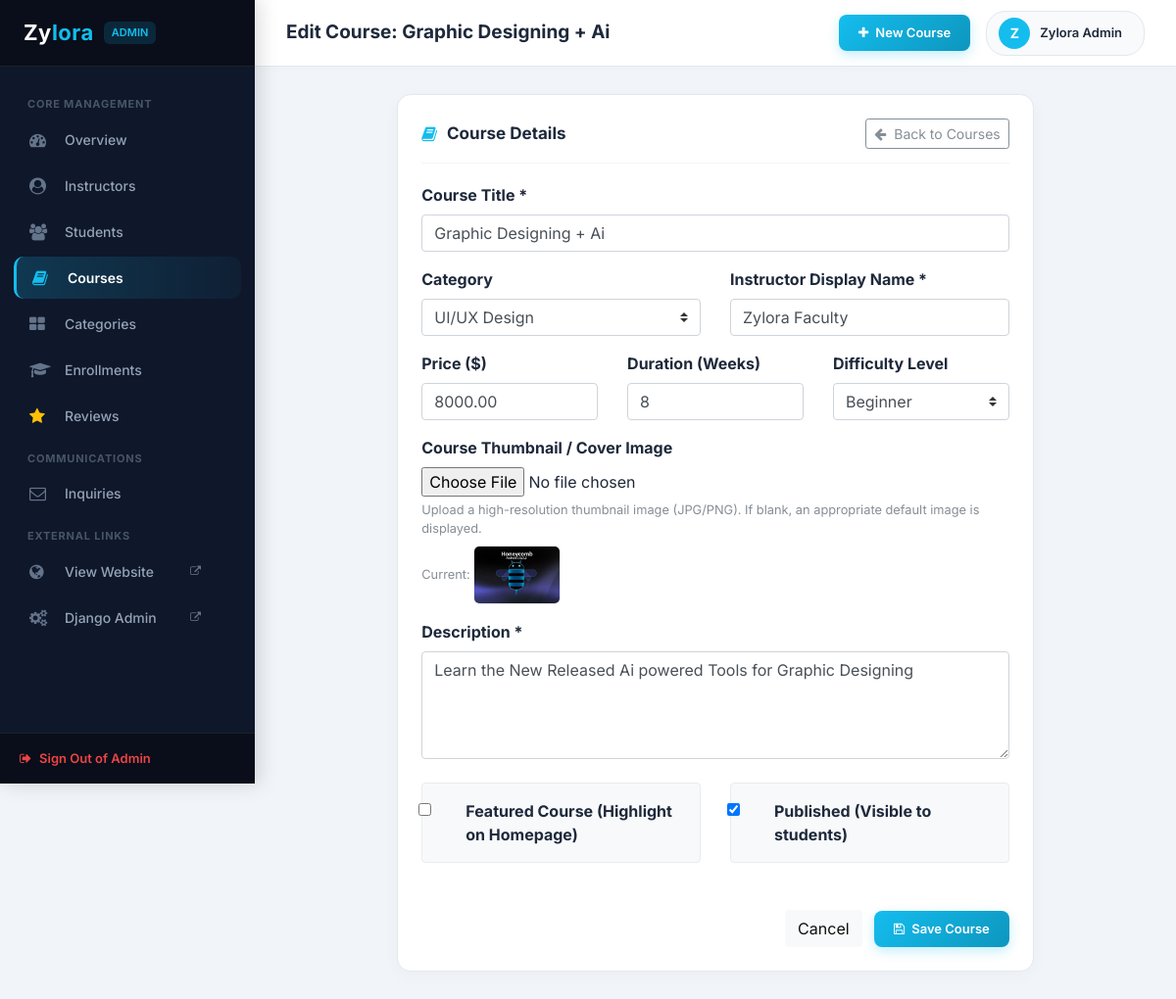
The page /admin-panel/courses/8/edit/ (signed in) on the database its author committed.
### backend/models.py (models this page shows, shortened)
class Course(models.Model):
    LEVEL_CHOICES = [
        ('Beginner', 'Beginner'),
        ('Intermediate', 'Intermediate'),
        ('Advanced', 'Advanced'),
    ]
    title = models.CharField(max_length=200)
    slug = models.SlugField(max_length=220, unique=True, blank=True)
    category = models.ForeignKey(Category, on_delete=models.SET_NULL, null=True, blank=True, related_name='courses')
    instructor = models.ForeignKey(User, on_delete=models.SET_NULL, null=True, blank=True, related_name='instructed_courses')
    instructor_name = models.CharField(max_length=150, default='Zylora Faculty')
    price = models.DecimalField(max_digits=8, decimal_places=2, default=0.00)
    image = models.ImageField(upload_to='courses/', blank=True, null=True)
    description = models.TextField()
    duration_weeks = models.PositiveIntegerField(default=8, help_text='Course duration in weeks')
    level = models.CharField(max_length=20, choices=LEVEL_CHOICES, default='Beginner')
    is_featured = models.BooleanField(default=False)
    is_published = models.BooleanField(default=True)
    created_at = models.DateTimeField(auto_now_add=True)
    updated_at = models.DateTimeField(auto_now=True)
    class Meta:
        ordering = ['-created_at']

### backend/views.py (the view)
# urls.py: path('courses/<int:course_id>/edit/', views.course_edit, name='course_edit'),
@user_passes_test(is_admin_user, login_url='backend:admin_login')
def course_edit(request, course_id):
    course = get_object_or_404(Course, id=course_id)
    if not request.user.is_superuser and course.instructor != request.user:
        messages.error(request, "Permission denied. You can only modify your own courses.")
        return redirect('backend:courses_list')
    if request.method == 'POST':
        form = CourseForm(request.POST, request.FILES, instance=course)
        if form.is_valid():
            updated_course = form.save(commit=False)
            if not request.user.is_superuser:
                updated_course.instructor = request.user
                updated_course.instructor_name = request.user.get_full_name() or request.user.username
            updated_course.save()
            messages.success(request, f"Course '{course.title}' was updated successfully!")
            return redirect('backend:courses_list')
    else:
        form = CourseForm(instance=course)
    return render(request, 'backend/course_form.html', {'form': form, 'course': course, 'title': f'Edit Course: {course.title}'})

### backend/models.py (called while the page is built)
    def __str__(self):
        return self.name

### backend/views.py (called while the page is built)
def is_admin_user(user):
    return user.is_authenticated and (user.is_staff or user.is_superuser)

### backend/templates/backend/course_form.html (shortened to what this page needs)
{% extends 'backend/base_admin.html' %}
{% block page_title %}{{ title }}{% endblock %}
{% block admin_content %}
<div class="row">
	<div class="col-lg-9 mx-auto">
		<div class="dash_panel">
			<div class="dash_panel_header">
				<h3 class="dash_panel_title"><i class="fa fa-book"></i> Course Details</h3>
				<a href="{% url 'backend:courses_list' %}" class="btn btn-outline-secondary btn-sm">
					<i class="fa fa-arrow-left mr-1"></i> Back to Courses
				</a>
			</div>
			<form method="post" enctype="multipart/form-data">
				<div class="form-group mb-3">
					<label class="font-weight-bold">Course Title *</label>
					{{ form.title }}
				</div>
				<div class="row">
					<div class="col-md-6 form-group mb-3">
						<label class="font-weight-bold">Category</label>
						{{ form.category }}
					</div>
					<div class="col-md-6 form-group mb-3">
						<label class="font-weight-bold">Instructor Display Name *</label>
						{{ form.instructor_name }}
					</div>
				</div>
				<div class="row">
					<div class="col-md-4 form-group mb-3">
						<label class="font-weight-bold">Price ($)</label>
						{{ form.price }}
					</div>
					<div class="col-md-4 form-group mb-3">
						<label class="font-weight-bold">Duration (Weeks)</label>
						{{ form.duration_weeks }}
					</div>
					<div class="col-md-4 form-group mb-3">
						<label class="font-weight-bold">Difficulty Level</label>
						{{ form.level }}
					</div>
				</div>
				<div class="form-group mb-3">
					<label class="font-weight-bold">Course Thumbnail / Cover Image</label>
					{{ form.image }}
					<small class="form-text text-muted">Upload a high-resolution thumbnail image (JPG/PNG). If blank, an appropriate default image is displayed.</small>
					{% if course and course.image %}
					<div class="mt-2">
						<span class="text-muted small">Current: </span>
						<img src="{{ course.image.url }}" alt="Thumbnail" style="height: 60px; border-radius: 6px;" class="border">
					</div>
					{% endif %}
				</div>
				<div class="form-group mb-4">
					<label class="font-weight-bold">Description *</label>
					{{ form.description }}
				</div>
				<div class="row mb-4">
					<div class="col-md-6">
						<div class="form-check p-3 bg-light rounded border">
							{{ form.is_featured }}
							<label class="form-check-label font-weight-bold ml-2" for="id_is_featured">
								Featured Course (Highlight on Homepage)
							</label>
						</div>
					</div>
					<div class="col-md-6">
						<div class="form-check p-3 bg-light rounded border">
							{{ form.is_published }}
							<label class="form-check-label font-weight-bold ml-2" for="id_is_published">
								Published (Visible to students)
							</label>
						</div>
					</div>
				</div>
				<div class="border-top pt-3 text-right">
					<a href="{% url 'backend:courses_list' %}" class="btn btn-light mr-2">Cancel</a>
					<button type="submit" class="btn_admin_primary">
						<i class="fa fa-save"></i> Save Course
					</button>
				</div>
			</form>
		</div>
	</div>
</div>
{% endblock %}

### backend/templates/backend/base_admin.html (shortened to what this page needs)
{% load static %}
<!DOCTYPE html>
<html lang="en">
<head>
<link rel="stylesheet" type="text/css" href="{% static 'frontend/styles/bootstrap4/bootstrap.min.css' %}">
<link href="{% static 'frontend/plugins/font-awesome-4.7.0/css/font-awesome.min.css' %}" rel="stylesheet" type="text/css">
</head>
<body>
<aside class="admin_sidebar">
	<div class="sidebar_brand">
		<a href="{% url 'backend:dashboard' %}">Zy<span>lora</span></a>
		<span class="badge_admin">{% if request.user.is_superuser %}Admin{% else %}Instructor{% endif %}</span>
	</div>
	<ul class="sidebar_menu">
		<div class="menu_heading">Core Management</div>
		<li class="sidebar_item">
			<a href="{% url 'backend:dashboard' %}" class="sidebar_link {% if request.resolver_match.url_name == 'dashboard' %}active{% endif %}">
				<i class="fa fa-dashboard"></i> Overview
			</a>
		</li>
		{% if request.user.is_superuser %}
		<li class="sidebar_item">
			<a href="{% url 'backend:instructors_list' %}" class="sidebar_link {% if request.resolver_match.url_name in 'instructors_list,instructor_create' %}active{% endif %}">
				<i class="fa fa-user-circle"></i> Instructors
			</a>
		</li>
		{% endif %}
		<li class="sidebar_item">
			<a href="{% url 'backend:students_list' %}" class="sidebar_link {% if request.resolver_match.url_name in 'students_list,student_edit' %}active{% endif %}">
				<i class="fa fa-users"></i> Students
			</a>
		</li>
		<li class="sidebar_item">
			<a href="{% url 'backend:courses_list' %}" class="sidebar_link {% if request.resolver_match.url_name in 'courses_list,course_create,course_edit,course_lessons,lesson_create,lesson_edit' %}active{% endif %}">
				<i class="fa fa-book"></i> Courses
			</a>
		</li>
		<li class="sidebar_item">
			<a href="{% url 'backend:categories_list' %}" class="sidebar_link {% if request.resolver_match.url_name in 'categories_list,category_create,category_edit' %}active{% endif %}">
				<i class="fa fa-th-large"></i> Categories
			</a>
		</li>
		<li class="sidebar_item">
			<a href="{% url 'backend:enrollments_list' %}" class="sidebar_link {% if request.resolver_match.url_name in 'enrollments_list,enrollment_detail' %}active{% endif %}">
				<i class="fa fa-graduation-cap"></i> Enrollments
			</a>
		</li>
		<li class="sidebar_item">
			<a href="{% url 'backend:reviews_list' %}" class="sidebar_link {% if request.resolver_match.url_name == 'reviews_list' %}active{% endif %}">
				<i class="fa fa-star text-warning"></i> Reviews
			</a>
		</li>
		<div class="menu_heading">Communications</div>
		<li class="sidebar_item">
			<a href="{% url 'backend:messages_list' %}" class="sidebar_link {% if request.resolver_match.url_name == 'messages_list' %}active{% endif %}">
				<i class="fa fa-envelope-o"></i> Inquiries
			</a>
		</li>
		<div class="menu_heading">External Links</div>
		<li class="sidebar_item">
			<a href="{% url 'frontend:index' %}" target="_blank" class="sidebar_link">
				<i class="fa fa-globe"></i> View Website <i class="fa fa-external-link ml-auto" style="font-size: 11px;"></i>
			</a>
		</li>
		<li class="sidebar_item">
			<a href="/admin/" target="_blank" class="sidebar_link">
				<i class="fa fa-cogs"></i> Django Admin <i class="fa fa-external-link ml-auto" style="font-size: 11px;"></i>
			</a>
		</li>
	</ul>
	<div class="sidebar_footer">
		<a href="{% url 'backend:admin_logout' %}" style="color: #ef4444; font-size: 13px; font-weight: 600; text-decoration: none; display: flex; align-items: center;">
			<i class="fa fa-sign-out mr-2"></i> Sign Out of Admin
		</a>
	</div>
</aside>
<header class="admin_topbar">
	<div class="topbar_left">
		<h1>{% block page_title %}Admin Dashboard{% endblock %}</h1>
	</div>
	<div class="topbar_right">
		<a href="{% url 'backend:course_create' %}" class="btn_admin_primary mr-3">
			<i class="fa fa-plus"></i> New Course
		</a>
		<div class="admin_user_pill">
			<div class="admin_avatar">
				{{ request.user.first_name|first|default:request.user.username|first|upper }}
			</div>
			<div class="admin_user_name">
				{{ request.user.get_full_name|default:request.user.username }}
			</div>
		</div>
	</div>
</header>
<main class="admin_main">
	{% block admin_content %}{% endblock %}
</main>
</body>
</html>

### backend/templates/backend/base_admin.html (style rules this page uses)
:root { --sidebar-width: 260px; --sidebar-bg: #0f172a; --sidebar-hover: #1e293b; --sidebar-active: #14bdee; --primary: #14bdee; --primary-dark: #0d96be; --topbar-height: 68px; --bg-main: #f1f5f9; --card-bg: #ffffff; --text-dark: #1e293b; --text-muted: #64748b; }
body { font-family: 'Inter', sans-serif; background-color: var(--bg-main); color: var(--text-dark); margin: 0; overflow-x: hidden; }
.admin_sidebar { width: var(--sidebar-width); height: 100vh; position: fixed; top: 0; left: 0; background: var(--sidebar-bg); color: #94a3b8; z-index: 1000; display: flex; flex-direction: column; transition: all 0.3s ease; box-shadow: 4px 0 20px rgba(0, 0, 0, 0.15); }
.sidebar_brand { height: var(--topbar-height); display: flex; align-items: center; padding: 0 24px; border-bottom: 1px solid rgba(255, 255, 255, 0.08); background: #090e1a; }
.sidebar_brand a { font-size: 22px; font-weight: 700; color: #ffffff; text-decoration: none; letter-spacing: 0.5px; }
.sidebar_brand a span { color: var(--primary); }
.sidebar_brand .badge_admin { background: rgba(20, 189, 238, 0.15); color: var(--primary); font-size: 11px; font-weight: 600; padding: 3px 8px; border-radius: 6px; margin-left: 10px; text-transform: uppercase; }
.sidebar_menu { list-style: none; padding: 20px 14px; margin: 0; flex-grow: 1; overflow-y: auto; }
.menu_heading { font-size: 11px; font-weight: 700; text-transform: uppercase; color: #475569; letter-spacing: 0.8px; padding: 10px 14px 6px 14px; }
.sidebar_item { margin-bottom: 4px; }
.sidebar_link { display: flex; align-items: center; padding: 11px 16px; border-radius: 10px; color: #94a3b8; text-decoration: none; font-size: 14px; font-weight: 500; transition: all 0.2s ease; }
.sidebar_link i { font-size: 17px; width: 24px; margin-right: 12px; color: #64748b; transition: color 0.2s ease; }
.sidebar_link.active { background: linear-gradient(90deg, rgba(20, 189, 238, 0.2) 0%, rgba(20, 189, 238, 0.05) 100%); color: #ffffff; font-weight: 600; border-left: 3px solid var(--primary); }
.sidebar_link.active i { color: var(--primary); }
.sidebar_footer { padding: 16px 20px; border-top: 1px solid rgba(255, 255, 255, 0.08); background: #090e1a; }
.admin_topbar { height: var(--topbar-height); position: fixed; top: 0; right: 0; left: var(--sidebar-width); background: #ffffff; border-bottom: 1px solid #e2e8f0; z-index: 999; display: flex; align-items: center; justify-content: space-between; padding: 0 32px; box-shadow: 0 2px 10px rgba(0, 0, 0, 0.02); transition: left 0.3s ease; }
.topbar_left { display: flex; align-items: center; }
.topbar_left h1 { font-size: 19px; font-weight: 700; color: var(--text-dark); margin: 0; }
.topbar_right { display: flex; align-items: center; }
.admin_user_pill { display: flex; align-items: center; padding: 6px 12px; background: #f8fafc; border: 1px solid #e2e8f0; border-radius: 20px; }
.admin_avatar { width: 32px; height: 32px; border-radius: 50%; background: var(--primary); color: #ffffff; display: flex; align-items: center; justify-content: center; font-size: 14px; font-weight: 700; margin-right: 10px; }
.admin_user_name { font-size: 13px; font-weight: 600; color: var(--text-dark); margin-right: 10px; }
.admin_main { margin-left: var(--sidebar-width); padding: calc(var(--topbar-height) + 28px) 32px 50px 32px; min-height: 100vh; transition: margin-left 0.3s ease; }
.dash_panel { background: var(--card-bg); border-radius: 14px; border: 1px solid #e2e8f0; box-shadow: 0 4px 18px rgba(0, 0, 0, 0.03); padding: 24px; margin-bottom: 28px; }
.dash_panel_header { display: flex; align-items: center; justify-content: space-between; margin-bottom: 20px; padding-bottom: 14px; border-bottom: 1px solid #f1f5f9; }
.dash_panel_title { font-size: 17px; font-weight: 700; color: var(--text-dark); margin: 0; display: flex; align-items: center; }
.dash_panel_title i { color: var(--primary); margin-right: 10px; }
.btn_admin_primary { background: linear-gradient(135deg, #14bdee 0%, #0d96be 100%); color: #ffffff; border: none; padding: 9px 20px; border-radius: 8px; font-size: 13px; font-weight: 600; display: inline-flex; align-items: center; cursor: pointer; transition: all 0.2s ease; box-shadow: 0 4px 12px rgba(20, 189, 238, 0.25); text-decoration: none; }
.btn_admin_primary i { margin-right: 7px; }

### rows shown on the page
Course: title "Graphic Designing + Ai", category "UI/UX Design", instructor_name "Zylora Faculty", price "8000.00", duration_weeks "8", level "Beginner", image (picture), description "Learn the New Released Ai powered Tools for Graphic Designing", is_published "☑"

### other values the page prints
{{ title }} "Edit Course: Graphic Designing + Ai"
{{ request.user.get_full_name|default:request.user.username }} "Zylora Admin"
